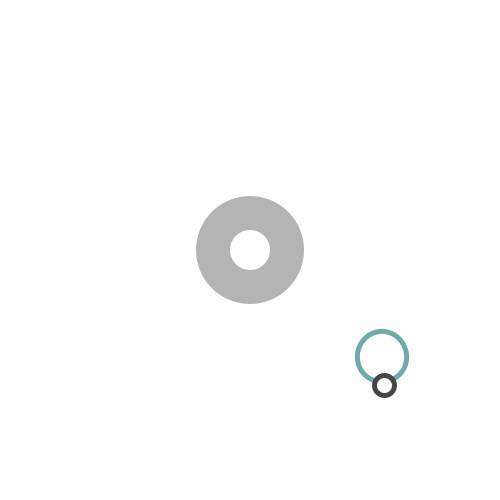
Frame 1 (no input)
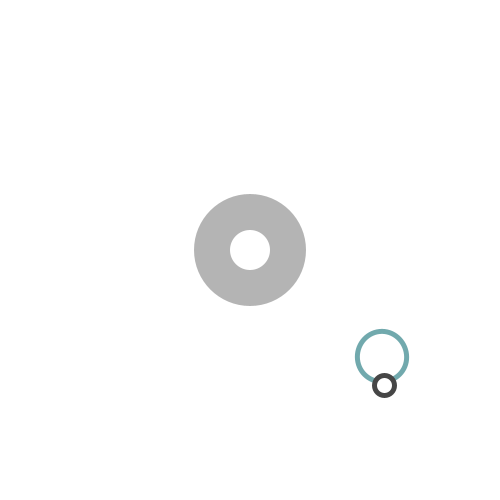
Frame 60 (the mouse pressed at the canvas centre just before this capture)
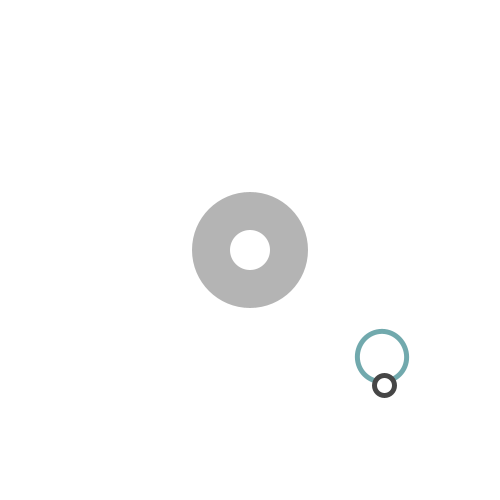
Frame 120 (the mouse held since frame 60 and released just before this capture)

The Processing sketch that drew these frames (run headless with seeded random() and noise(); from frame 60 on, the mouse is pressed at the canvas centre):

// Processing sketch: processing_143595
// ── processing_143595.pde

void setup() {
size(500,500);
}

void draw() {
background(255);
translate(width/2, height/2);
// Minuten
pushMatrix();
rotate(radians(240+minute()*6)); 
fill(255);
stroke(113,169,173);
strokeWeight(5);
ellipse(120,120,50,50);
popMatrix();
// Stunden
pushMatrix();
rotate(radians(240+hour()*30)); 
fill(255);
stroke(70,70,70);
strokeWeight(5);
ellipse(135,135,20,20);
popMatrix();
// Sekunden
noStroke();
fill(180,180,180);
ellipse(0,0,40+290/60*second(),40+290/60*second());
fill(255);
ellipse(0,0,40,40);
}
